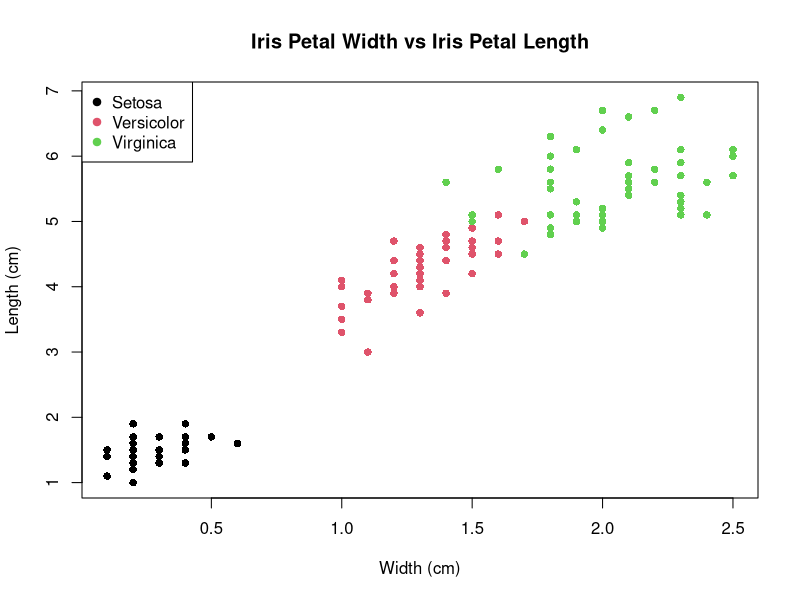
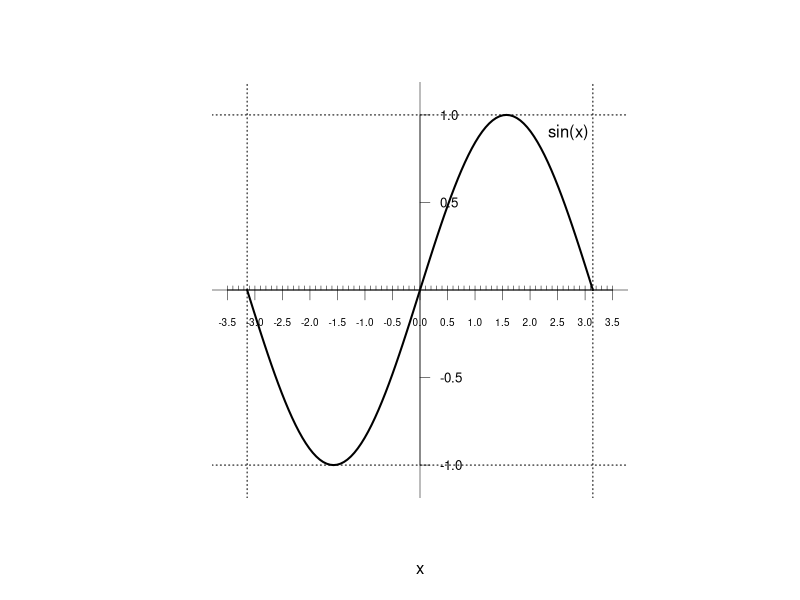

Reproduce these figures in R, in order.
# Question 1, plotting Iris dataset
plot(iris$Petal.Width, iris$Petal.Length, 
     xlab = "Width (cm)", 
     ylab = "Length (cm)",
     pch = 16,
     col = iris$Species)

title("Iris Petal Width vs Iris Petal Length")
legend("topleft", legend=c("Setosa", "Versicolor", "Virginica"), col=c(1,2,3), pch=19)

# Question 2, plotting sin(x)
par(pty = "s")
plot(sin,
     from = -pi,
     to = pi,
     xlim = c(-3.5,3.5),
     ylim = c(-1.1, 1.1),
     yaxt = "n",
     xaxt = "n",
     bty = "n",
     ylab = "",
     lwd = 2
)
abline(h = 0,
       v = 0,
       lwd = 0.5)
abline(h = 1, v = pi, lty = 3)
abline(h = -1, v = -pi, lty = 3)

# x Axis
axis(side = 1,
     at = seq(-3.5, 3.5, 0.5),
     pos = 0,
     lwd = 0.5,
     lwd.ticks = 0.5,
     cex.axis = 0.6,
     line = -0.9)
axis(side = 1,
     at = seq(-3.5, 3.5, 0.1),
     labels = FALSE,
     pos = 0,
     lwd = 0.5,
     lwd.ticks = 0.5,
     tck = 0.01)

# y Axis
axis(side = 4,
     at = c(-1, -0.5, 0.5, 1),
     pos = 0,
     lwd = 0.5,
     lwd.ticks = 0.5,
     las = 2,
     cex.axis = 0.8)

text(2.7,0.9,labels="sin(x)")

